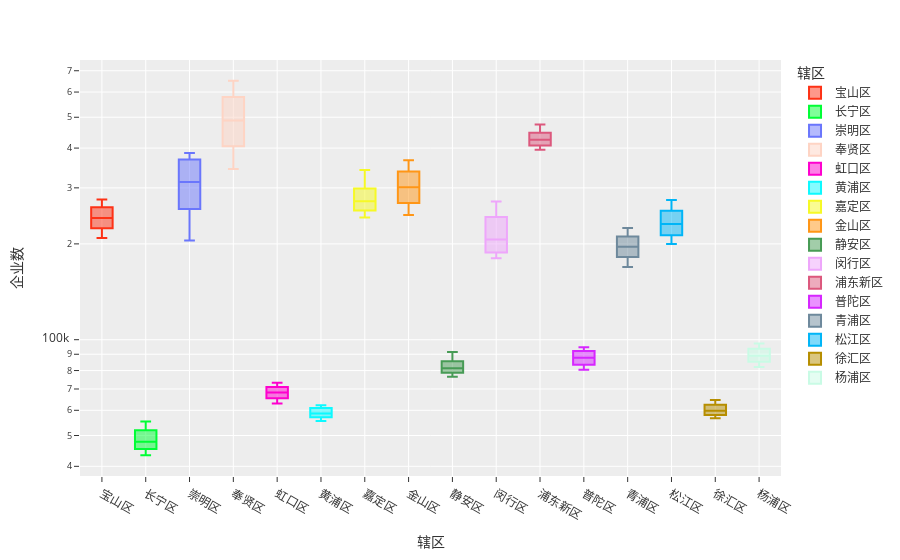
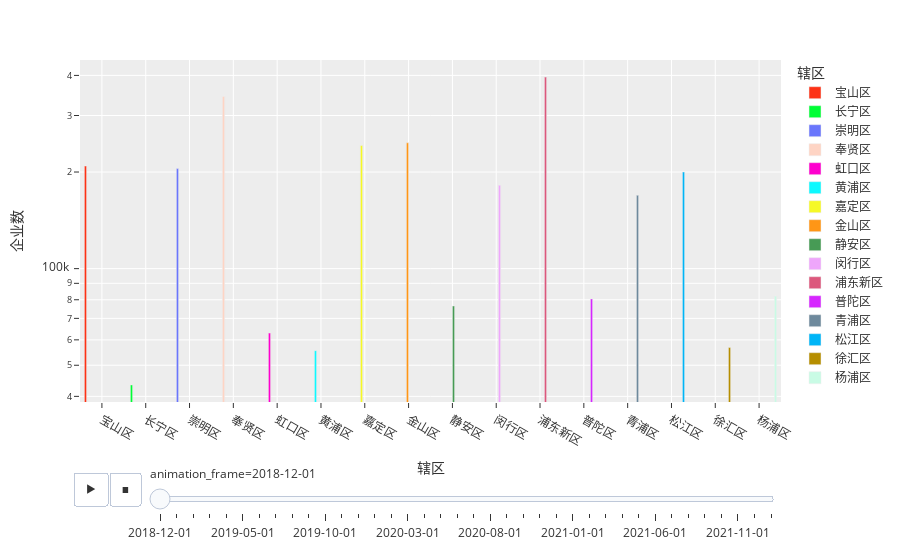

Notebook code cell kept with these figures, in order:
### Markdown cell above
## 存量企业总数

### Code cell
pio.templates.default="ggplot2"

secondDataSheet1=pd.read_excel(
    "E:\\PythonProject\\Data\\2.xlsx",
    "Sheet1")
secondDataSheet1=secondDataSheet1[secondDataSheet1["辖区"]!="上海市"]

px.box(
    secondDataSheet1,
    x="辖区",
    color="辖区",
    y="企业数",
    log_y=True,
    # animation_frame=secondDataSheet1.年月.astype(str),
    color_discrete_sequence=px.colors.qualitative.Light24
).show()
px.bar(
    secondDataSheet1,
    x="辖区",
    y="企业数",
    log_y=True,
    color="辖区",
    barmode="group",
    animation_frame=secondDataSheet1.年月.astype(str),
    color_discrete_sequence=px.colors.qualitative.Light24
).show()

### Figure 1 — Plotly figure (JSON) as saved in the notebook; plotly's stock layout.template omitted (floating-point values rounded to 4 significant figures)
{"data": [{"alignmentgroup": "True", "hovertemplate": "辖区=%{x}<br>企业数=%{y}<extra></extra>", "legendgroup": "宝山区", "marker": {"color": "#FD3216"}, "name": "宝山区", "notched": false, "offsetgroup": "宝山区", "orientation": "v", "showlegend": true, "type": "box", "x": ["宝山区", "宝山区", "宝山区", "宝山区", "宝山区", "宝山区", "宝山区", "宝山区", "宝山区", "宝山区", "宝山区", "宝山区", "宝山区", "宝山区", "宝山区", "宝山区", "宝山区", "宝山区", "宝山区", "宝山区", "宝山区", "宝山区", "宝山区", "宝山区", "宝山区", "宝山区", "宝山区", "宝山区", "宝山区", "宝山区", "宝山区", "宝山区", "宝山区", "宝山区", "宝山区", "宝山区", "宝山区", "宝山区"], "x0": " ", "xaxis": "x", "y": [208790, 210446, 211025, 212723, 214750, 216995, 218649, 220392, 222227, 223887, 225457, 227435, 229871, 231259, 231714, 233337, 235657, 237830, 240198, 242606, 244548, 246733, 248167, 250446, 252774, 254664, 255682, 258268, 260888, 263311, 265832, 267718, 269397, 270821, 271687, 273418, 274935, 275804], "y0": " ", "yaxis": "y"}, {"alignmentgroup": "True", "hovertemplate": "辖区=%{x}<br>企业数=%{y}<extra></extra>", "legendgroup": "长宁区", "marker": {"color": "#00FE35"}, "name": "长宁区", "notched": false, "offsetgroup": "长宁区", "orientation": "v", "showlegend": true, "type": "box", "x": ["长宁区", "长宁区", "长宁区", "长宁区", "长宁区", "长宁区", "长宁区", "长宁区", "长宁区", "长宁区", "长宁区", "长宁区", "长宁区", "长宁区", "长宁区", "长宁区", "长宁区", "长宁区", "长宁区", "长宁区", "长宁区", "长宁区", "长宁区", "长宁区", "长宁区", "长宁区", "长宁区", "长宁区", "长宁区", "长宁区", "长宁区", "长宁区", "长宁区", "长宁区", "长宁区", "长宁区", "长宁区", "长宁区"], "x0": " ", "xaxis": "x", "y": [43429, 43652, 43358, 43578, 43862, 44149, 44385, 44711, 45060, 45332, 45577, 45816, 46091, 46290, 46359, 46577, 46886, 47180, 47562, 47984, 48399, 48923, 49238, 49663, 50105, 50562, 50822, 51346, 51908, 52381, 52895, 53339, 53746, 54019, 54271, 54607, 54956, 55373], "y0": " ", "yaxis": "y"}, {"alignmentgroup": "True", "hovertemplate": "辖区=%{x}<br>企业数=%{y}<extra></extra>", "legendgroup": "崇明区", "marker": {"color": "#6A76FC"}, "name": "崇明区", "notched": false, "offsetgroup": "崇明区", "orientation": "v", "showlegend": true, "type": "box", "x": ["崇明区", "崇明区", "崇明区", "崇明区", "崇明区", "崇明区", "崇明区", "崇明区", "崇明区", "崇明区", "崇明区", "崇明区", "崇明区", "崇明区", "崇明区", "崇明区", "崇明区", "崇明区", "崇明区", "崇明区", "崇明区", "崇明区", "崇明区", "崇明区", "崇明区", "崇明区", "崇明区", "崇明区", "崇明区", "崇明区", "崇明区", "崇明区", "崇明区", "崇明区", "崇明区", "崇明区", "崇明区", "崇明区"], "x0": " ", "xaxis": "x", "y": [204984, 211870, 210995, 219075, 226621, 233465, 239174, 245379, 251807, 257509, 262500, 269276, 276948, 281128, 281987, 288152, 295939, 302523, 309286, 316430, 322153, 328344, 333081, 340528, 347984, 354360, 357195, 363108, 368481, 372875, 378782, 383237, 383519, 383999, 383682, 384610, 384927, 386226], "y0": " ", "yaxis": "y"}, {"alignmentgroup": "True", "hovertemplate": "辖区=%{x}<br>企业数=%{y}<extra></extra>", "legendgroup": "奉贤区", "marker": {"color": "#FED4C4"}, "name": "奉贤区", "notched": false, "offsetgroup": "奉贤区", "orientation": "v", "showlegend": true, "type": "box", "x": ["奉贤区", "奉贤区", "奉贤区", "奉贤区", "奉贤区", "奉贤区", "奉贤区", "奉贤区", "奉贤区", "奉贤区", "奉贤区", "奉贤区", "奉贤区", "奉贤区", "奉贤区", "奉贤区", "奉贤区", "奉贤区", "奉贤区", "奉贤区", "奉贤区", "奉贤区", "奉贤区", "奉贤区", "奉贤区", "奉贤区", "奉贤区", "奉贤区", "奉贤区", "奉贤区", "奉贤区", "奉贤区", "奉贤区", "奉贤区", "奉贤区", "奉贤区", "奉贤区", "奉贤区"], "x0": " ", "xaxis": "x", "y": [344064, 350209, 352618, 359227, 366062, 373443, 380626, 389591, 397774, 405568, 412857, 421841, 432704, 438992, 440746, 449135, 461010, 471006, 482586, 494044, 503118, 512976, 520485, 531641, 542823, 552434, 556887, 567943, 578893, 587578, 598560, 607930, 614973, 620690, 624364, 630377, 636406, 650874], "y0": " ", "yaxis": "y"}, {"alignmentgroup": "True", "hovertemplate": "辖区=%{x}<br>企业数=%{y}<extra></extra>", "legendgroup": "虹口区", "marker": {"color": "#FE00CE"}, "name": "虹口区", "notched": false, "offsetgroup": "虹口区", "orientation": "v", "showlegend": true, "type": "box", "x": ["虹口区", "虹口区", "虹口区", "虹口区", "虹口区", "虹口区", "虹口区", "虹口区", "虹口区", "虹口区", "虹口区", "虹口区", "虹口区", "虹口区", "虹口区", "虹口区", "虹口区", "虹口区", "虹口区", "虹口区", "虹口区", "虹口区", "虹口区", "虹口区", "虹口区", "虹口区", "虹口区", "虹口区", "虹口区", "虹口区", "虹口区", "虹口区", "虹口区", "虹口区", "虹口区", "虹口区", "虹口区", "虹口区"], "x0": " ", "xaxis": "x", "y": [62978, 63158, 63253, 63438, 63843, 64192, 64510, 64899, 65168, 65473, 65768, 66157, 66598, 66825, 66867, 67129, 67540, 67817, 68125, 68435, 68713, 68954, 69182, 69488, 69909, 70136, 70308, 70628, 70961, 71270, 71578, 71840, 72076, 72227, 72324, 72727, 72984, 73223], "y0": " ", "yaxis": "y"}, {"alignmentgroup": "True", "hovertemplate": "辖区=%{x}<br>企业数=%{y}<extra></extra>", "legendgroup": "黄浦区", "marker": {"color": "#0DF9FF"}, "name": "黄浦区", "notched": false, "offsetgroup": "黄浦区", "orientation": "v", "showlegend": true, "type": "box", "x": ["黄浦区", "黄浦区", "黄浦区", "黄浦区", "黄浦区", "黄浦区", "黄浦区", "黄浦区", "黄浦区", "黄浦区", "黄浦区", "黄浦区", "黄浦区", "黄浦区", "黄浦区", "黄浦区", "黄浦区", "黄浦区", "黄浦区", "黄浦区", "黄浦区", "黄浦区", "黄浦区", "黄浦区", "黄浦区", "黄浦区", "黄浦区", "黄浦区", "黄浦区", "黄浦区", "黄浦区", "黄浦区", "黄浦区", "黄浦区", "黄浦区", "黄浦区", "黄浦区", "黄浦区"], "x0": " ", "xaxis": "x", "y": [55534, 55696, 55765, 55965, 56042, 56256, 56462, 56682, 56896, 57087, 57248, 57443, 57655, 57817, 57842, 57973, 58174, 58333, 58545, 58794, 59051, 59314, 59505, 59760, 60048, 60270, 60400, 60654, 60980, 61197, 61462, 61619, 61770, 61937, 61994, 62114, 62218, 62232], "y0": " ", "yaxis": "y"}, {"alignmentgroup": "True", "hovertemplate": "辖区=%{x}<br>企业数=%{y}<extra></extra>", "legendgroup": "嘉定区", "marker": {"color": "#F6F926"}, "name": "嘉定区", "notched": false, "offsetgroup": "嘉定区", "orientation": "v", "showlegend": true, "type": "box", "x": ["嘉定区", "嘉定区", "嘉定区", "嘉定区", "嘉定区", "嘉定区", "嘉定区", "嘉定区", "嘉定区", "嘉定区", "嘉定区", "嘉定区", "嘉定区", "嘉定区", "嘉定区", "嘉定区", "嘉定区", "嘉定区", "嘉定区", "嘉定区", "嘉定区", "嘉定区", "嘉定区", "嘉定区", "嘉定区", "嘉定区", "嘉定区", "嘉定区", "嘉定区", "嘉定区", "嘉定区", "嘉定区", "嘉定区", "嘉定区", "嘉定区", "嘉定区", "嘉定区", "嘉定区"], "x0": " ", "xaxis": "x", "y": [241971, 243115, 243400, 244715, 246344, 247959, 249430, 251205, 252962, 254522, 256054, 257952, 259921, 261488, 261894, 263706, 266214, 268423, 271068, 273616, 275903, 278415, 280298, 283150, 285740, 288393, 289775, 293461, 298342, 302640, 308658, 313504, 318469, 322836, 326235, 330918, 333981, 341078], "y0": " ", "yaxis": "y"}, {"alignmentgroup": "True", "hovertemplate": "辖区=%{x}<br>企业数=%{y}<extra></extra>", "legendgroup": "金山区", "marker": {"color": "#FF9616"}, "name": "金山区", "notched": false, "offsetgroup": "金山区", "orientation": "v", "showlegend": true, "type": "box", "x": ["金山区", "金山区", "金山区", "金山区", "金山区", "金山区", "金山区", "金山区", "金山区", "金山区", "金山区", "金山区", "金山区", "金山区", "金山区", "金山区", "金山区", "金山区", "金山区", "金山区", "金山区", "金山区", "金山区", "金山区", "金山区", "金山区", "金山区", "金山区", "金山区", "金山区", "金山区", "金山区", "金山区", "金山区", "金山区", "金山区", "金山区", "金山区"], "x0": " ", "xaxis": "x", "y": [246670, 249750, 250843, 250219, 253817, 257077, 259945, 263321, 266471, 269074, 271679, 274919, 278697, 281347, 282021, 284391, 288952, 293289, 298612, 303541, 307283, 311152, 313988, 318503, 322880, 327100, 328919, 333328, 337968, 341900, 346551, 351048, 355728, 358679, 359596, 361206, 362625, 366137], "y0": " ", "yaxis": "y"}, {"alignmentgroup": "True", "hovertemplate": "辖区=%{x}<br>企业数=%{y}<extra></extra>", "legendgroup": "静安区", "marker": {"color": "#479B55"}, "name": "静安区", "notched": false, "offsetgroup": "静安区", "orientation": "v", "showlegend": true, "type": "box", "x": ["静安区", "静安区", "静安区", "静安区", "静安区", "静安区", "静安区", "静安区", "静安区", "静安区", "静安区", "静安区", "静安区", "静安区", "静安区", "静安区", "静安区", "静安区", "静安区", "静安区", "静安区", "静安区", "静安区", "静安区", "静安区", "静安区", "静安区", "静安区", "静安区", "静安区", "静安区", "静安区", "静安区", "静安区", "静安区", "静安区", "静安区", "静安区"], "x0": " ", "xaxis": "x", "y": [76504, 76722, 76792, 77008, 77268, 77563, 77848, 78140, 78461, 78786, 79013, 79284, 79579, 79788, 79845, 80065, 80412, 80718, 81122, 81553, 81966, 82474, 82772, 83169, 83627, 83975, 84180, 84788, 85526, 86146, 86803, 87389, 87889, 88502, 89003, 89766, 90341, 91456], "y0": " ", "yaxis": "y"}, {"alignmentgroup": "True", "hovertemplate": "辖区=%{x}<br>企业数=%{y}<extra></extra>", "legendgroup": "闵行区", "marker": {"color": "#EEA6FB"}, "name": "闵行区", "notched": false, "offsetgroup": "闵行区", "orientation": "v", "showlegend": true, "type": "box", "x": ["闵行区", "闵行区", "闵行区", "闵行区", "闵行区", "闵行区", "闵行区", "闵行区", "闵行区", "闵行区", "闵行区", "闵行区", "闵行区", "闵行区", "闵行区", "闵行区", "闵行区", "闵行区", "闵行区", "闵行区", "闵行区", "闵行区", "闵行区", "闵行区", "闵行区", "闵行区", "闵行区", "闵行区", "闵行区", "闵行区", "闵行区", "闵行区", "闵行区", "闵行区", "闵行区", "闵行区", "闵行区", "闵行区"], "x0": " ", "xaxis": "x", "y": [181937, 181344, 180287, 181031, 182023, 183277, 184295, 185532, 186748, 187785, 188975, 191483, 193214, 194183, 194470, 195831, 198160, 200647, 204496, 208770, 212692, 217049, 219422, 222181, 224784, 228016, 229934, 236916, 242829, 247287, 251951, 255298, 258606, 262547, 264561, 266809, 268693, 271792], "y0": " ", "yaxis": "y"}, {"alignmentgroup": "True", "hovertemplate": "辖区=%{x}<br>企业数=%{y}<extra></extra>", "legendgroup": "浦东新区", "marker": {"color": "#DC587D"}, "name": "浦东新区", "notched": false, "offsetgroup": "浦东新区", "orientation": "v", "showlegend": true, "type": "box", "x": ["浦东新区", "浦东新区", "浦东新区", "浦东新区", "浦东新区", "浦东新区", "浦东新区", "浦东新区", "浦东新区", "浦东新区", "浦东新区", "浦东新区", "浦东新区", "浦东新区", "浦东新区", "浦东新区", "浦东新区", "浦东新区", "浦东新区", "浦东新区", "浦东新区", "浦东新区", "浦东新区", "浦东新区", "浦东新区", "浦东新区", "浦东新区", "浦东新区", "浦东新区", "浦东新区", "浦东新区", "浦东新区", "浦东新区", "浦东新区", "浦东新区", "浦东新区", "浦东新区", "浦东新区"], "x0": " ", "xaxis": "x", "y": [395169, 396352, 396679, 397533, 398764, 400520, 401873, 403787, 405577, 407391, 408956, 411027, 413662, 415360, 415856, 417522, 419395, 421167, 423341, 425664, 427714, 429961, 431754, 434401, 437010, 439464, 440888, 443645, 446669, 449018, 451659, 454583, 457310, 459926, 461712, 464379, 467137, 474731], "y0": " ", "yaxis": "y"}, {"alignmentgroup": "True", "hovertemplate": "辖区=%{x}<br>企业数=%{y}<extra></extra>", "legendgroup": "普陀区", "marker": {"color": "#D626FF"}, "name": "普陀区", "notched": false, "offsetgroup": "普陀区", "orientation": "v", "showlegend": true, "type": "box", "x": ["普陀区", "普陀区", "普陀区", "普陀区", "普陀区", "普陀区", "普陀区", "普陀区", "普陀区", "普陀区", "普陀区", "普陀区", "普陀区", "普陀区", "普陀区", "普陀区", "普陀区", "普陀区", "普陀区", "普陀区", "普陀区", "普陀区", "普陀区", "普陀区", "普陀区", "普陀区", "普陀区", "普陀区", "普陀区", "普陀区", "普陀区", "普陀区", "普陀区", "普陀区", "普陀区", "普陀区", "普陀区", "普陀区"], "x0": " ", "xaxis": "x", "y": [80500, 80835, 80966, 81346, 80640, 81125, 81637, 82243, 82812, 83380, 83892, 84486, 85045, 85411, 85492, 85879, 86453, 86998, 87549, 88094, 88532, 88970, 89331, 89884, 90386, 90837, 91131, 91627, 92095, 92494, 92995, 93394, 93671, 93871, 94040, 94319, 94643, 94201], "y0": " ", "yaxis": "y"}, {"alignmentgroup": "True", "hovertemplate": "辖区=%{x}<br>企业数=%{y}<extra></extra>", "legendgroup": "青浦区", "marker": {"color": "#6E899C"}, "name": "青浦区", "notched": false, "offsetgroup": "青浦区", "orientation": "v", "showlegend": true, "type": "box", "x": ["青浦区", "青浦区", "青浦区", "青浦区", "青浦区", "青浦区", "青浦区", "青浦区", "青浦区", "青浦区", "青浦区", "青浦区", "青浦区", "青浦区", "青浦区", "青浦区", "青浦区", "青浦区", "青浦区", "青浦区", "青浦区", "青浦区", "青浦区", "青浦区", "青浦区", "青浦区", "青浦区", "青浦区", "青浦区", "青浦区", "青浦区", "青浦区", "青浦区", "青浦区", "青浦区", "青浦区", "青浦区", "青浦区"], "x0": " ", "xaxis": "x", "y": [169260, 170659, 171563, 173094, 174792, 176263, 177699, 179155, 180556, 181984, 183122, 184709, 186309, 187504, 187724, 189096, 190976, 192850, 194898, 196860, 198453, 200090, 201236, 203212, 204964, 206766, 207489, 209203, 211067, 212613, 214453, 215835, 216932, 217856, 218280, 219456, 220389, 224480], "y0": " ", "yaxis": "y"}, {"alignmentgroup": "True", "hovertemplate": "辖区=%{x}<br>企业数=%{y}<extra></extra>", "legendgroup": "松江区", "marker": {"color": "#00B5F7"}, "name": "松江区", "notched": false, "offsetgroup": "松江区", "orientation": "v", "showlegend": true, "type": "box", "x": ["松江区", "松江区", "松江区", "松江区", "松江区", "松江区", "松江区", "松江区", "松江区", "松江区", "松江区", "松江区", "松江区", "松江区", "松江区", "松江区", "松江区", "松江区", "松江区", "松江区", "松江区", "松江区", "松江区", "松江区", "松江区", "松江区", "松江区", "松江区", "松江区", "松江区", "松江区", "松江区", "松江区", "松江区", "松江区", "松江区", "松江区", "松江区"], "x0": " ", "xaxis": "x", "y": [200017, 202111, 202369, 203219, 205074, 206831, 208254, 209854, 211450, 212835, 214135, 215901, 217188, 218757, 219230, 220983, 223643, 226069, 229458, 232561, 235251, 237991, 239795, 242580, 244538, 247387, 248536, 251440, 254299, 256935, 260056, 261956, 264163, 266348, 268050, 270686, 272105, 274979], "y0": " ", "yaxis": "y"}, {"alignmentgroup": "True", "hovertemplate": "辖区=%{x}<br>企业数=%{y}<extra></extra>", "legendgroup": "徐汇区", "marker": {"color": "#B68E00"}, "name": "徐汇区", "notched": false, "offsetgroup": "徐汇区", "orientation": "v", "showlegend": true, "type": "box", "x": ["徐汇区", "徐汇区", "徐汇区", "徐汇区", "徐汇区", "徐汇区", "徐汇区", "徐汇区", "徐汇区", "徐汇区", "徐汇区", "徐汇区", "徐汇区", "徐汇区", "徐汇区", "徐汇区", "徐汇区", "徐汇区", "徐汇区", "徐汇区", "徐汇区", "徐汇区", "徐汇区", "徐汇区", "徐汇区", "徐汇区", "徐汇区", "徐汇区", "徐汇区", "徐汇区", "徐汇区", "徐汇区", "徐汇区", "徐汇区", "徐汇区", "徐汇区", "徐汇区", "徐汇区"], "x0": " ", "xaxis": "x", "y": [56837, 57057, 57125, 57307, 56679, 56937, 57135, 57426, 57669, 57943, 58103, 58288, 58553, 58746, 58791, 58980, 59215, 59408, 59689, 59981, 60225, 60542, 60754, 61034, 61344, 61594, 61740, 62018, 62440, 62737, 63093, 63327, 63509, 63719, 63863, 64128, 64361, 64640], "y0": " ", "yaxis": "y"}, {"alignmentgroup": "True", "hovertemplate": "辖区=%{x}<br>企业数=%{y}<extra></extra>", "legendgroup": "杨浦区", "marker": {"color": "#C9FBE5"}, "name": "杨浦区", "notched": false, "offsetgroup": "杨浦区", "orientation": "v", "showlegend": true, "type": "box", "x": ["杨浦区", "杨浦区", "杨浦区", "杨浦区", "杨浦区", "杨浦区", "杨浦区", "杨浦区", "杨浦区", "杨浦区", "杨浦区", "杨浦区", "杨浦区", "杨浦区", "杨浦区", "杨浦区", "杨浦区", "杨浦区", "杨浦区", "杨浦区", "杨浦区", "杨浦区", "杨浦区", "杨浦区", "杨浦区", "杨浦区", "杨浦区", "杨浦区", "杨浦区", "杨浦区", "杨浦区", "杨浦区", "杨浦区", "杨浦区", "杨浦区", "杨浦区", "杨浦区", "杨浦区"], "x0": " ", "xaxis": "x", "y": [82108, 82485, 82610, 82215, 82732, 83238, 83714, 84228, 84805, 85312, 85704, 86166, 86680, 87006, 87098, 87426, 87855, 88280, 88747, 89273, 89699, 90190, 90632, 91353, 92047, 92459, 92688, 93215, 93717, 94196, 94642, 94995, 95313, 95713, 95937, 96316, 96585, 97309], "y0": " ", "yaxis": "y"}], "layout": {"boxmode": "overlay", "legend": {"title": {"text": "辖区"}, "tracegroupgap": 0}, "margin": {"t": 60}, "xaxis": {"anchor": "y", "categoryarray": ["宝山区", "长宁区", "崇明区", "奉贤区", "虹口区", "黄浦区", "嘉定区", "金山区", "静安区", "闵行区", "浦东新区", "普陀区", "青浦区", "松江区", "徐汇区", "杨浦区"], "categoryorder": "array", "domain": [0, 1], "title": {"text": "辖区"}}, "yaxis": {"anchor": "x", "domain": [0, 1], "title": {"text": "企业数"}, "type": "log"}}}

### Figure 2 — Plotly figure (JSON) as saved in the notebook; plotly's stock layout.template omitted (floating-point values rounded to 4 significant figures)
{"data": [{"alignmentgroup": "True", "hovertemplate": "辖区=%{x}<br>animation_frame=2018-12-01<br>企业数=%{y}<extra></extra>", "legendgroup": "宝山区", "marker": {"color": "#FD3216", "pattern": {"shape": ""}}, "name": "宝山区", "offsetgroup": "宝山区", "orientation": "v", "showlegend": true, "textposition": "auto", "type": "bar", "x": ["宝山区"], "xaxis": "x", "y": [208790], "yaxis": "y"}, {"alignmentgroup": "True", "hovertemplate": "辖区=%{x}<br>animation_frame=2018-12-01<br>企业数=%{y}<extra></extra>", "legendgroup": "长宁区", "marker": {"color": "#00FE35", "pattern": {"shape": ""}}, "name": "长宁区", "offsetgroup": "长宁区", "orientation": "v", "showlegend": true, "textposition": "auto", "type": "bar", "x": ["长宁区"], "xaxis": "x", "y": [43429], "yaxis": "y"}, {"alignmentgroup": "True", "hovertemplate": "辖区=%{x}<br>animation_frame=2018-12-01<br>企业数=%{y}<extra></extra>", "legendgroup": "崇明区", "marker": {"color": "#6A76FC", "pattern": {"shape": ""}}, "name": "崇明区", "offsetgroup": "崇明区", "orientation": "v", "showlegend": true, "textposition": "auto", "type": "bar", "x": ["崇明区"], "xaxis": "x", "y": [204984], "yaxis": "y"}, {"alignmentgroup": "True", "hovertemplate": "辖区=%{x}<br>animation_frame=2018-12-01<br>企业数=%{y}<extra></extra>", "legendgroup": "奉贤区", "marker": {"color": "#FED4C4", "pattern": {"shape": ""}}, "name": "奉贤区", "offsetgroup": "奉贤区", "orientation": "v", "showlegend": true, "textposition": "auto", "type": "bar", "x": ["奉贤区"], "xaxis": "x", "y": [344064], "yaxis": "y"}, {"alignmentgroup": "True", "hovertemplate": "辖区=%{x}<br>animation_frame=2018-12-01<br>企业数=%{y}<extra></extra>", "legendgroup": "虹口区", "marker": {"color": "#FE00CE", "pattern": {"shape": ""}}, "name": "虹口区", "offsetgroup": "虹口区", "orientation": "v", "showlegend": true, "textposition": "auto", "type": "bar", "x": ["虹口区"], "xaxis": "x", "y": [62978], "yaxis": "y"}, {"alignmentgroup": "True", "hovertemplate": "辖区=%{x}<br>animation_frame=2018-12-01<br>企业数=%{y}<extra></extra>", "legendgroup": "黄浦区", "marker": {"color": "#0DF9FF", "pattern": {"shape": ""}}, "name": "黄浦区", "offsetgroup": "黄浦区", "orientation": "v", "showlegend": true, "textposition": "auto", "type": "bar", "x": ["黄浦区"], "xaxis": "x", "y": [55534], "yaxis": "y"}, {"alignmentgroup": "True", "hovertemplate": "辖区=%{x}<br>animation_frame=2018-12-01<br>企业数=%{y}<extra></extra>", "legendgroup": "嘉定区", "marker": {"color": "#F6F926", "pattern": {"shape": ""}}, "name": "嘉定区", "offsetgroup": "嘉定区", "orientation": "v", "showlegend": true, "textposition": "auto", "type": "bar", "x": ["嘉定区"], "xaxis": "x", "y": [241971], "yaxis": "y"}, {"alignmentgroup": "True", "hovertemplate": "辖区=%{x}<br>animation_frame=2018-12-01<br>企业数=%{y}<extra></extra>", "legendgroup": "金山区", "marker": {"color": "#FF9616", "pattern": {"shape": ""}}, "name": "金山区", "offsetgroup": "金山区", "orientation": "v", "showlegend": true, "textposition": "auto", "type": "bar", "x": ["金山区"], "xaxis": "x", "y": [246670], "yaxis": "y"}, {"alignmentgroup": "True", "hovertemplate": "辖区=%{x}<br>animation_frame=2018-12-01<br>企业数=%{y}<extra></extra>", "legendgroup": "静安区", "marker": {"color": "#479B55", "pattern": {"shape": ""}}, "name": "静安区", "offsetgroup": "静安区", "orientation": "v", "showlegend": true, "textposition": "auto", "type": "bar", "x": ["静安区"], "xaxis": "x", "y": [76504], "yaxis": "y"}, {"alignmentgroup": "True", "hovertemplate": "辖区=%{x}<br>animation_frame=2018-12-01<br>企业数=%{y}<extra></extra>", "legendgroup": "闵行区", "marker": {"color": "#EEA6FB", "pattern": {"shape": ""}}, "name": "闵行区", "offsetgroup": "闵行区", "orientation": "v", "showlegend": true, "textposition": "auto", "type": "bar", "x": ["闵行区"], "xaxis": "x", "y": [181937], "yaxis": "y"}, {"alignmentgroup": "True", "hovertemplate": "辖区=%{x}<br>animation_frame=2018-12-01<br>企业数=%{y}<extra></extra>", "legendgroup": "浦东新区", "marker": {"color": "#DC587D", "pattern": {"shape": ""}}, "name": "浦东新区", "offsetgroup": "浦东新区", "orientation": "v", "showlegend": true, "textposition": "auto", "type": "bar", "x": ["浦东新区"], "xaxis": "x", "y": [395169], "yaxis": "y"}, {"alignmentgroup": "True", "hovertemplate": "辖区=%{x}<br>animation_frame=2018-12-01<br>企业数=%{y}<extra></extra>", "legendgroup": "普陀区", "marker": {"color": "#D626FF", "pattern": {"shape": ""}}, "name": "普陀区", "offsetgroup": "普陀区", "orientation": "v", "showlegend": true, "textposition": "auto", "type": "bar", "x": ["普陀区"], "xaxis": "x", "y": [80500], "yaxis": "y"}, {"alignmentgroup": "True", "hovertemplate": "辖区=%{x}<br>animation_frame=2018-12-01<br>企业数=%{y}<extra></extra>", "legendgroup": "青浦区", "marker": {"color": "#6E899C", "pattern": {"shape": ""}}, "name": "青浦区", "offsetgroup": "青浦区", "orientation": "v", "showlegend": true, "textposition": "auto", "type": "bar", "x": ["青浦区"], "xaxis": "x", "y": [169260], "yaxis": "y"}, {"alignmentgroup": "True", "hovertemplate": "辖区=%{x}<br>animation_frame=2018-12-01<br>企业数=%{y}<extra></extra>", "legendgroup": "松江区", "marker": {"color": "#00B5F7", "pattern": {"shape": ""}}, "name": "松江区", "offsetgroup": "松江区", "orientation": "v", "showlegend": true, "textposition": "auto", "type": "bar", "x": ["松江区"], "xaxis": "x", "y": [200017], "yaxis": "y"}, {"alignmentgroup": "True", "hovertemplate": "辖区=%{x}<br>animation_frame=2018-12-01<br>企业数=%{y}<extra></extra>", "legendgroup": "徐汇区", "marker": {"color": "#B68E00", "pattern": {"shape": ""}}, "name": "徐汇区", "offsetgroup": "徐汇区", "orientation": "v", "showlegend": true, "textposition": "auto", "type": "bar", "x": ["徐汇区"], "xaxis": "x", "y": [56837], "yaxis": "y"}, {"alignmentgroup": "True", "hovertemplate": "辖区=%{x}<br>animation_frame=2018-12-01<br>企业数=%{y}<extra></extra>", "legendgroup": "杨浦区", "marker": {"color": "#C9FBE5", "pattern": {"shape": ""}}, "name": "杨浦区", "offsetgroup": "杨浦区", "orientation": "v", "showlegend": true, "textposition": "auto", "type": "bar", "x": ["杨浦区"], "xaxis": "x", "y": [82108], "yaxis": "y"}], "layout": {"barmode": "group", "legend": {"title": {"text": "辖区"}, "tracegroupgap": 0}, "margin": {"t": 60}, "sliders": [{"active": 0, "currentvalue": {"prefix": "animation_frame="}, "len": 0.9, "pad": {"b": 10, "t": 60}, "steps": [{"args": [["2018-12-01"], {"frame": {"duration": 0, "redraw": true}, "fromcurrent": true, "mode": "immediate", "transition": {"duration": 0, "easing": "linear"}}], "label": "2018-12-01", "method": "animate"}, {"args": [["2019-01-01"], {"frame": {"duration": 0, "redraw": true}, "fromcurrent": true, "mode": "immediate", "transition": {"duration": 0, "easing": "linear"}}], "label": "2019-01-01", "method": "animate"}, {"args": [["2019-02-01"], {"frame": {"duration": 0, "redraw": true}, "fromcurrent": true, "mode": "immediate", "transition": {"duration": 0, "easing": "linear"}}], "label": "2019-02-01", "method": "animate"}, {"args": [["2019-03-01"], {"frame": {"duration": 0, "redraw": true}, "fromcurrent": true, "mode": "immediate", "transition": {"duration": 0, "easing": "linear"}}], "label": "2019-03-01", "method": "animate"}, {"args": [["2019-04-01"], {"frame": {"duration": 0, "redraw": true}, "fromcurrent": true, "mode": "immediate", "transition": {"duration": 0, "easing": "linear"}}], "label": "2019-04-01", "method": "animate"}, {"args": [["2019-05-01"], {"frame": {"duration": 0, "redraw": true}, "fromcurrent": true, "mode": "immediate", "transition": {"duration": 0, "easing": "linear"}}], "label": "2019-05-01", "method": "animate"}, {"args": [["2019-06-01"], {"frame": {"duration": 0, "redraw": true}, "fromcurrent": true, "mode": "immediate", "transition": {"duration": 0, "easing": "linear"}}], "label": "2019-06-01", "method": "animate"}, {"args": [["2019-07-01"], {"frame": {"duration": 0, "redraw": true}, "fromcurrent": true, "mode": "immediate", "transition": {"duration": 0, "easing": "linear"}}], "label": "2019-07-01", "method": "animate"}, {"args": [["2019-08-01"], {"frame": {"duration": 0, "redraw": true}, "fromcurrent": true, "mode": "immediate", "transition": {"duration": 0, "easing": "linear"}}], "label": "2019-08-01", "method": "animate"}, {"args": [["2019-09-01"], {"frame": {"duration": 0, "redraw": true}, "fromcurrent": true, "mode": "immediate", "transition": {"duration": 0, "easing": "linear"}}], "label": "2019-09-01", "method": "animate"}, {"args": [["2019-10-01"], {"frame": {"duration": 0, "redraw": true}, "fromcurrent": true, "mode": "immediate", "transition": {"duration": 0, "easing": "linear"}}], "label": "2019-10-01", "method": "animate"}, {"args": [["2019-11-01"], {"frame": {"duration": 0, "redraw": true}, "fromcurrent": true, "mode": "immediate", "transition": {"duration": 0, "easing": "linear"}}], "label": "2019-11-01", "method": "animate"}, {"args": [["2019-12-01"], {"frame": {"duration": 0, "redraw": true}, "fromcurrent": true, "mode": "immediate", "transition": {"duration": 0, "easing": "linear"}}], "label": "2019-12-01", "method": "animate"}, {"args": [["2020-01-01"], {"frame": {"duration": 0, "redraw": true}, "fromcurrent": true, "mode": "immediate", "transition": {"duration": 0, "easing": "linear"}}], "label": "2020-01-01", "method": "animate"}, {"args": [["2020-02-01"], {"frame": {"duration": 0, "redraw": true}, "fromcurrent": true, "mode": "immediate", "transition": {"duration": 0, "easing": "linear"}}], "label": "2020-02-01", "method": "animate"}, {"args": [["2020-03-01"], {"frame": {"duration": 0, "redraw": true}, "fromcurrent": true, "mode": "immediate", "transition": {"duration": 0, "easing": "linear"}}], "label": "2020-03-01", "method": "animate"}, {"args": [["2020-04-01"], {"frame": {"duration": 0, "redraw": true}, "fromcurrent": true, "mode": "immediate", "transition": {"duration": 0, "easing": "linear"}}], "label": "2020-04-01", "method": "animate"}, {"args": [["2020-05-01"], {"frame": {"duration": 0, "redraw": true}, "fromcurrent": true, "mode": "immediate", "transition": {"duration": 0, "easing": "linear"}}], "label": "2020-05-01", "method": "animate"}, {"args": [["2020-06-01"], {"frame": {"duration": 0, "redraw": true}, "fromcurrent": true, "mode": "immediate", "transition": {"duration": 0, "easing": "linear"}}], "label": "2020-06-01", "method": "animate"}, {"args": [["2020-07-01"], {"frame": {"duration": 0, "redraw": true}, "fromcurrent": true, "mode": "immediate", "transition": {"duration": 0, "easing": "linear"}}], "label": "2020-07-01", "method": "animate"}, {"args": [["2020-08-01"], {"frame": {"duration": 0, "redraw": true}, "fromcurrent": true, "mode": "immediate", "transition": {"duration": 0, "easing": "linear"}}], "label": "2020-08-01", "method": "animate"}, {"args": [["2020-09-01"], {"frame": {"duration": 0, "redraw": true}, "fromcurrent": true, "mode": "immediate", "transition": {"duration": 0, "easing": "linear"}}], "label": "2020-09-01", "method": "animate"}, {"args": [["2020-10-01"], {"frame": {"duration": 0, "redraw": true}, "fromcurrent": true, "mode": "immediate", "transition": {"duration": 0, "easing": "linear"}}], "label": "2020-10-01", "method": "animate"}, {"args": [["2020-11-01"], {"frame": {"duration": 0, "redraw": true}, "fromcurrent": true, "mode": "immediate", "transition": {"duration": 0, "easing": "linear"}}], "label": "2020-11-01", "method": "animate"}, {"args": [["2020-12-01"], {"frame": {"duration": 0, "redraw": true}, "fromcurrent": true, "mode": "immediate", "transition": {"duration": 0, "easing": "linear"}}], "label": "2020-12-01", "method": "animate"}, {"args": [["2021-01-01"], {"frame": {"duration": 0, "redraw": true}, "fromcurrent": true, "mode": "immediate", "transition": {"duration": 0, "easing": "linear"}}], "label": "2021-01-01", "method": "animate"}, {"args": [["2021-02-01"], {"frame": {"duration": 0, "redraw": true}, "fromcurrent": true, "mode": "immediate", "transition": {"duration": 0, "easing": "linear"}}], "label": "2021-02-01", "method": "animate"}, {"args": [["2021-03-01"], {"frame": {"duration": 0, "redraw": true}, "fromcurrent": true, "mode": "immediate", "transition": {"duration": 0, "easing": "linear"}}], "label": "2021-03-01", "method": "animate"}, {"args": [["2021-04-01"], {"frame": {"duration": 0, "redraw": true}, "fromcurrent": true, "mode": "immediate", "transition": {"duration": 0, "easing": "linear"}}], "label": "2021-04-01", "method": "animate"}, {"args": [["2021-05-01"], {"frame": {"duration": 0, "redraw": true}, "fromcurrent": true, "mode": "immediate", "transition": {"duration": 0, "easing": "linear"}}], "label": "2021-05-01", "method": "animate"}, {"args": [["2021-06-01"], {"frame": {"duration": 0, "redraw": true}, "fromcurrent": true, "mode": "immediate", "transition": {"duration": 0, "easing": "linear"}}], "label": "2021-06-01", "method": "animate"}, {"args": [["2021-07-01"], {"frame": {"duration": 0, "redraw": true}, "fromcurrent": true, "mode": "immediate", "transition": {"duration": 0, "easing": "linear"}}], "label": "2021-07-01", "method": "animate"}, {"args": [["2021-08-01"], {"frame": {"duration": 0, "redraw": true}, "fromcurrent": true, "mode": "immediate", "transition": {"duration": 0, "easing": "linear"}}], "label": "2021-08-01", "method": "animate"}, {"args": [["2021-09-01"], {"frame": {"duration": 0, "redraw": true}, "fromcurrent": true, "mode": "immediate", "transition": {"duration": 0, "easing": "linear"}}], "label": "2021-09-01", "method": "animate"}, {"args": [["2021-10-01"], {"frame": {"duration": 0, "redraw": true}, "fromcurrent": true, "mode": "immediate", "transition": {"duration": 0, "easing": "linear"}}], "label": "2021-10-01", "method": "animate"}, {"args": [["2021-11-01"], {"frame": {"duration": 0, "redraw": true}, "fromcurrent": true, "mode": "immediate", "transition": {"duration": 0, "easing": "linear"}}], "label": "2021-11-01", "method": "animate"}, {"args": [["2021-12-01"], {"frame": {"duration": 0, "redraw": true}, "fromcurrent": true, "mode": "immediate", "transition": {"duration": 0, "easing": "linear"}}], "label": "2021-12-01", "method": "animate"}, {"args": [["2022-01-01"], {"frame": {"duration": 0, "redraw": true}, "fromcurrent": true, "mode": "immediate", "transition": {"duration": 0, "easing": "linear"}}], "label": "2022-01-01", "method": "animate"}], "x": 0.1, "xanchor": "left", "y": 0, "yanchor": "top"}], "updatemenus": [{"buttons": [{"args": [null, {"frame": {"duration": 500, "redraw": true}, "fromcurrent": true, "mode": "immediate", "transition": {"duration": 500, "easing": "linear"}}], "label": "&#9654;", "method": "animate"}, {"args": [[null], {"frame": {"duration": 0, "redraw": true}, "fromcurrent": true, "mode": "immediate", "transition": {"duration": 0, "easing": "linear"}}], "label": "&#9724;", "method": "animate"}], "direction": "left", "pad": {"r": 10, "t": 70}, "showactive": false, "type": "buttons", "x": 0.1, "xanchor": "right", "y": 0, "yanchor": "top"}], "xaxis": {"anchor": "y", "categoryarray": ["宝山区", "长宁区", "崇明区", "奉贤区", "虹口区", "黄浦区", "嘉定区", "金山区", "静安区", "闵行区", "浦东新区", "普陀区", "青浦区", "松江区", "徐汇区", "杨浦区"], "categoryorder": "array", "domain": [0, 1], "title": {"text": "辖区"}}, "yaxis": {"anchor": "x", "domain": [0, 1], "title": {"text": "企业数"}, "type": "log"}}}
